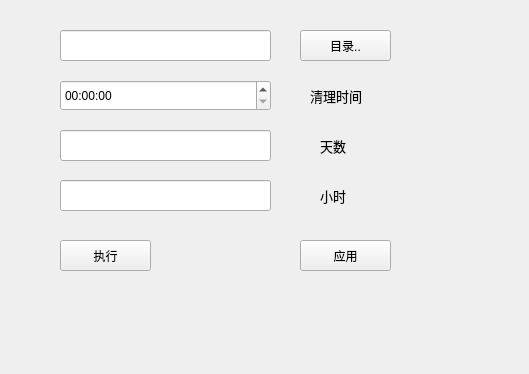
<?xml version="1.0" encoding="UTF-8"?>
<ui version="4.0">
 <class>ImageClearClass</class>
 <widget class="QWidget" name="ImageClearClass">
  <property name="enabled">
   <bool>true</bool>
  </property>
  <property name="geometry">
   <rect>
    <x>0</x>
    <y>0</y>
    <width>529</width>
    <height>374</height>
   </rect>
  </property>
  <property name="windowTitle">
   <string>ImageClear</string>
  </property>
  <widget class="QLineEdit" name="lineEdit_Path">
   <property name="geometry">
    <rect>
     <x>60</x>
     <y>30</y>
     <width>211</width>
     <height>31</height>
    </rect>
   </property>
  </widget>
  <widget class="QLineEdit" name="lineEdit_Day">
   <property name="geometry">
    <rect>
     <x>60</x>
     <y>130</y>
     <width>211</width>
     <height>31</height>
    </rect>
   </property>
  </widget>
  <widget class="QLineEdit" name="lineEdit_Hour">
   <property name="geometry">
    <rect>
     <x>60</x>
     <y>180</y>
     <width>211</width>
     <height>31</height>
    </rect>
   </property>
  </widget>
  <widget class="QLabel" name="label">
   <property name="geometry">
    <rect>
     <x>310</x>
     <y>80</y>
     <width>111</width>
     <height>31</height>
    </rect>
   </property>
   <property name="font">
    <font>
     <family>Agency FB</family>
     <pointsize>10</pointsize>
    </font>
   </property>
   <property name="text">
    <string>清理时间</string>
   </property>
  </widget>
  <widget class="QLabel" name="label_2">
   <property name="geometry">
    <rect>
     <x>320</x>
     <y>130</y>
     <width>41</width>
     <height>31</height>
    </rect>
   </property>
   <property name="font">
    <font>
     <family>Agency FB</family>
     <pointsize>10</pointsize>
    </font>
   </property>
   <property name="text">
    <string>天数</string>
   </property>
  </widget>
  <widget class="QLabel" name="label_3">
   <property name="geometry">
    <rect>
     <x>320</x>
     <y>180</y>
     <width>41</width>
     <height>31</height>
    </rect>
   </property>
   <property name="font">
    <font>
     <family>Agency FB</family>
     <pointsize>10</pointsize>
    </font>
   </property>
   <property name="text">
    <string>小时</string>
   </property>
  </widget>
  <widget class="QPushButton" name="pushButton_Path">
   <property name="geometry">
    <rect>
     <x>300</x>
     <y>30</y>
     <width>91</width>
     <height>31</height>
    </rect>
   </property>
   <property name="text">
    <string>目录..</string>
   </property>
  </widget>
  <widget class="QPushButton" name="pushButton_App">
   <property name="geometry">
    <rect>
     <x>300</x>
     <y>240</y>
     <width>91</width>
     <height>31</height>
    </rect>
   </property>
   <property name="text">
    <string>应用</string>
   </property>
  </widget>
  <widget class="QPushButton" name="pushButton_Exe">
   <property name="geometry">
    <rect>
     <x>60</x>
     <y>240</y>
     <width>91</width>
     <height>31</height>
    </rect>
   </property>
   <property name="text">
    <string>执行</string>
   </property>
  </widget>
  <widget class="QTimeEdit" name="timeEdit_Time">
   <property name="geometry">
    <rect>
     <x>60</x>
     <y>80</y>
     <width>211</width>
     <height>31</height>
    </rect>
   </property>
  </widget>
 </widget>
 <layoutdefault spacing="6" margin="11"/>
 <resources>
  <include location="ImageClear.qrc"/>
 </resources>
 <connections/>
</ui>
